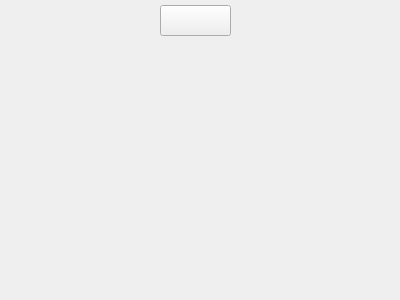
<?xml version="1.0" encoding="UTF-8"?>
<ui version="4.0">
 <class>Form</class>
 <widget class="QWidget" name="Form">
  <property name="geometry">
   <rect>
    <x>0</x>
    <y>0</y>
    <width>400</width>
    <height>300</height>
   </rect>
  </property>
  <property name="windowTitle">
   <string>Form</string>
  </property>
  <widget class="QPushButton" name="mainmenu">
   <property name="geometry">
    <rect>
     <x>40</x>
     <y>0</y>
     <width>111</width>
     <height>41</height>
    </rect>
   </property>
   <property name="cursor">
    <cursorShape>PointingHandCursor</cursorShape>
   </property>
   <property name="text">
    <string/>
   </property>
   <property name="icon">
    <iconset resource="res.qrc">
     <normaloff>:/back/res/mainmenu.jpg</normaloff>:/back/res/mainmenu.jpg</iconset>
   </property>
   <property name="iconSize">
    <size>
     <width>120</width>
     <height>100</height>
    </size>
   </property>
   <property name="flat">
    <bool>true</bool>
   </property>
  </widget>
  <widget class="QPushButton" name="exit">
   <property name="geometry">
    <rect>
     <x>160</x>
     <y>5</y>
     <width>71</width>
     <height>31</height>
    </rect>
   </property>
   <property name="cursor">
    <cursorShape>PointingHandCursor</cursorShape>
   </property>
   <property name="text">
    <string/>
   </property>
   <property name="icon">
    <iconset resource="res.qrc">
     <normaloff>:/back/res/exit.jpg</normaloff>:/back/res/exit.jpg</iconset>
   </property>
   <property name="iconSize">
    <size>
     <width>240</width>
     <height>35</height>
    </size>
   </property>
  </widget>
 </widget>
 <resources>
  <include location="res.qrc"/>
 </resources>
 <connections/>
</ui>
